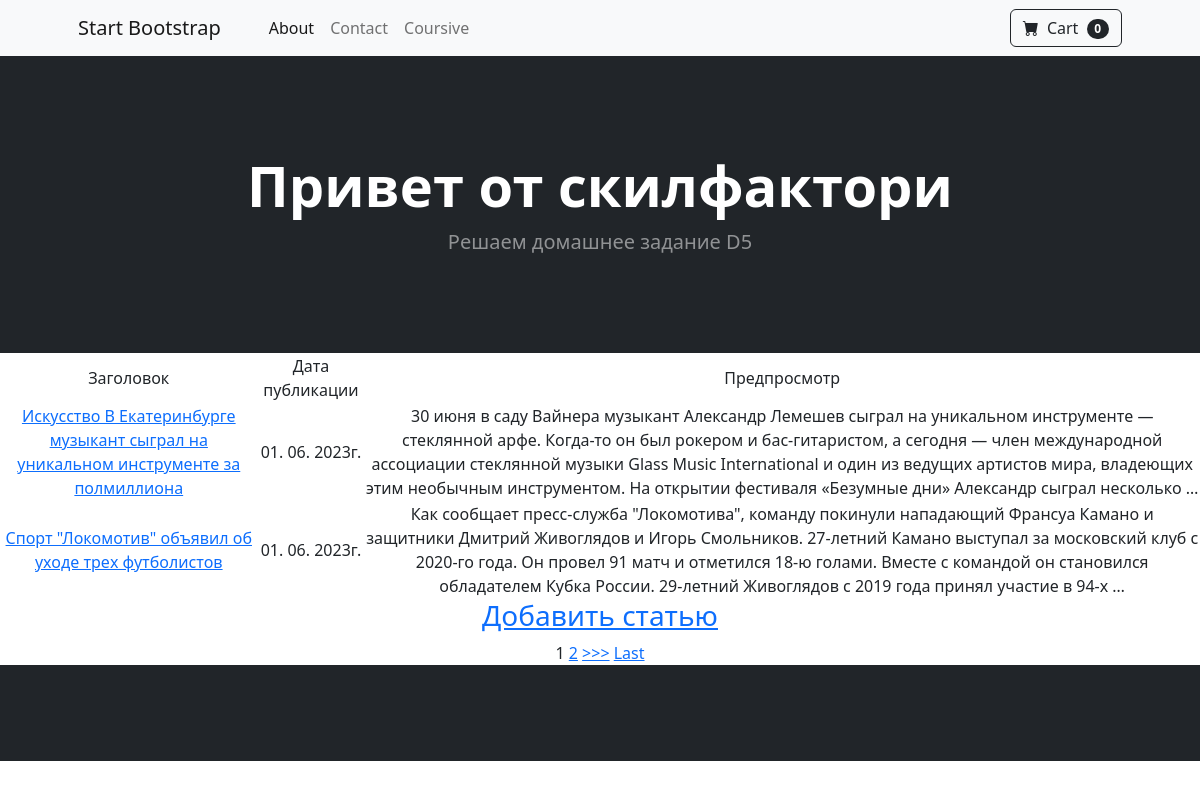
The page /news/ on the database as committed earlier.
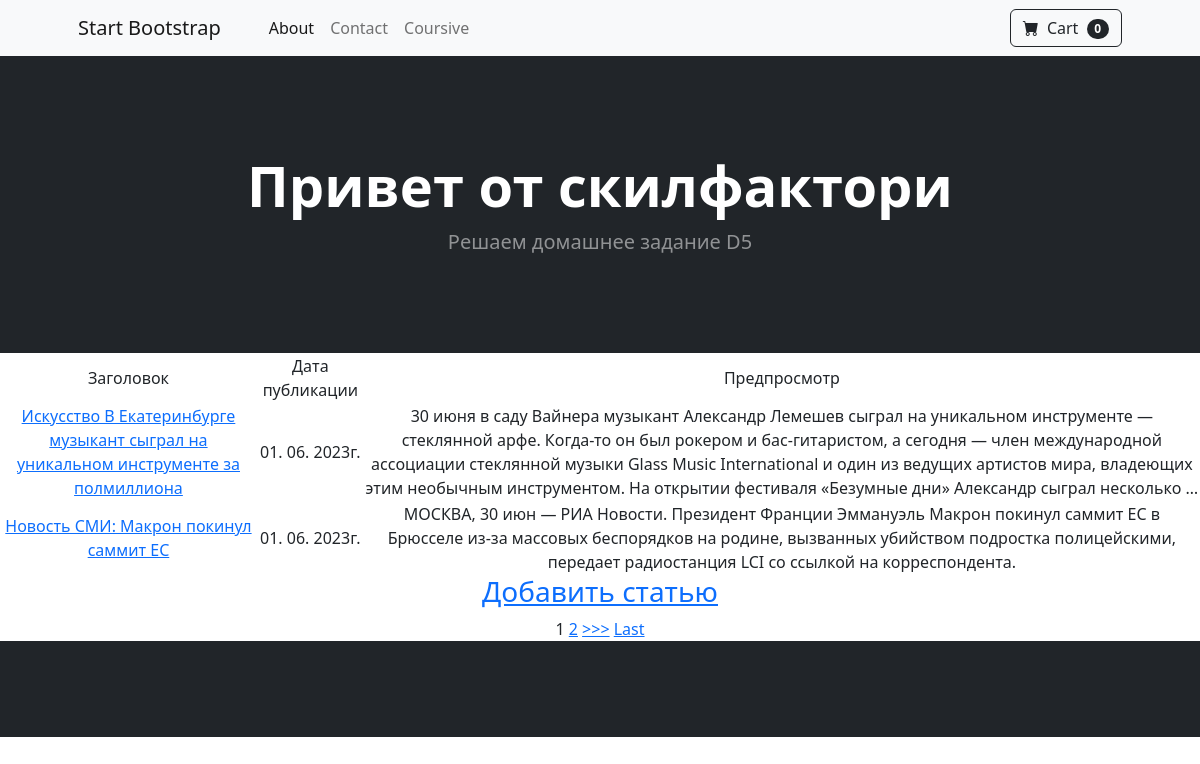
The same page on the database as committed later.
### newsapp/models.py (models this page shows, shortened)
class Post(models.Model):
    article = 'AR'
    news = 'NW'
    CHOICE = [
        (article, 'Статья'),
        (news, 'Новость')
    ]
    category = models.CharField(max_length=2,
                                choices=CHOICE,
                                default=article)
    adding_time = models.DateTimeField(auto_now_add=True)
    post_title = models.CharField(max_length=255)
    post_text = models.TextField()
    post_rating = models.IntegerField(default=0)
    post_author = models.ForeignKey(Author, on_delete=models.CASCADE, related_name='posts')
    post_category = models.ManyToManyField(Category, through='PostCategory')

### newsapp/views.py (the view)
# urls.py: path('', PostList.as_view()),  # т.к. сам по себе это класс, то нам надо представить
class PostList(ListView):
    model = Post
    template_name = 'posts.html'
    context_object_name = 'posts'  # имя списка в котором лежат все объекты
    paginate_by = 2  #вывод по 10 новостей
    form_class = PostForm

### newsapp/templatetags/custom_filters.py (called while the page is built)
@register.filter(name='Censor')
def Censor(value):
    negative_words = ['ругательства', 'политика', 'толерантность']
    censored_value = value
    for word in negative_words:
        censored_value = censored_value.replace(word, '*****')
    return censored_value

### templates/posts.html (shortened to what this page needs)
{% extends 'flatpages/default.html' %}
{% load custom_filters %}
{% block content %}
<table>
    <thead>
        <td>
            Заголовок
        </td>
        <td>
            Дата публикации
        </td>
        <td>
            Предпросмотр
        </td>
    </thead>
    {% for post in posts %}
        <tr>
            <td>
                <a href="{{post.id}}"> {{ post.post_title|Censor }}</a>
            </td>
            <td>
                {{ post.adding_time|date:'d. m. Yг.' }}
            </td>
            <td>
                {{ post.post_text|truncatewords:50 }}
            </td>
        </tr>
    {% endfor %}
</table>
<h3>
<a href='add'>Добавить статью</a>
</h3>
{% if is_paginated %}
    {% for num in page_obj.paginator.page_range %}
        {% if page_obj.number == num %}
            <a>{{ num }}</a>
        {% elif num > page_obj.number|add:'-2' and num < page_obj.number|add:'2' %}
            <a href="?page={{ num }}">{{ num }}</a>
        {% endif %}
    {% endfor %}
    {% if page_obj.has_next %}
        <a href="?page={{ page_obj.next_page_number }}">>>></a>
        <a href="?page={{ page_obj.paginator.num_pages }}">Last</a>
    {% endif %}
{% endif %}
{% endblock content %}{

Rows that differ between the two databases and show on the page:
removed Post: post_title|Censor "Спорт \"Локомотив\" объявил об уходе трех футболистов", adding_time "01. 06. 2023г.", post_text "Как сообщает пресс-служба \"Локомотива\", команду покинули нападающий Франсуа Камано и защитники Дмитрий Живоглядов и Игорь Смольников. 27-летний Камано выступал за московский клуб с 2020-го года. Он провел 91 матч и отметился 18-ю голами. Вместе с командой он становился обладателем Кубка России. 29-летний Живоглядов с 2019 года принял участие в 94-х …"
now on this page (row unchanged): Post: post_title|Censor "Новость СМИ: Макрон покинул саммит ЕС", adding_time "01. 06. 2023г.", post_text "МОСКВА, 30 июн — РИА Новости. Президент Франции Эммануэль Макрон покинул саммит ЕС в Брюсселе из-за массовых беспорядков на родине, вызванных убийством подростка полицейскими, передает радиостанция LCI со ссылкой на корреспондента."
